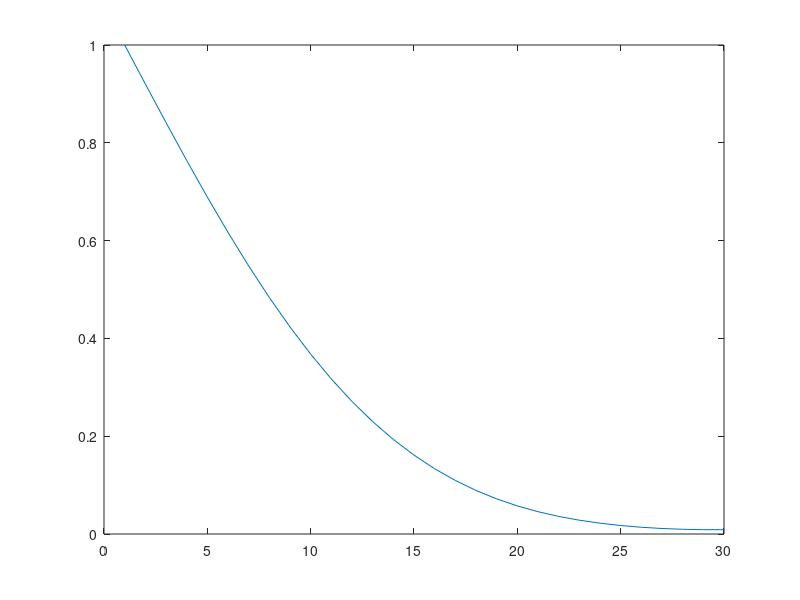

Recreate this plot in MATLAB.
%% 1D Heat Transfer FDM
% by Manuel Diaz
clc; clear; %close all;

%% Domain Grid
L = 30;    % Length
n = 30;    % Nodes
dx = L/n; dt = 0.5;
x  = 1:dx:L;

%% Initial Condition
fo = zeros(1,n);    %old
f  = zeros(1,n); 

%% Constants
alpha = 0.25;
iter = 400;         % time steps

%% Boundary Conditions
twall = 1;
f(1)  = twall;      %Dirichlet BC
fo(1) = twall;      %Dirichlet BC
f(n)  = f(n-1);     %Neumann BC
fo(n) = fo(n-1);    %Neumann BC

%% Main Loop
for k = 2:iter;
    for i = 2:n-1;
        f(i) = fo(i) + dt*alpha*(fo(i+1)-2*fo(i)+fo(i-1))/(dx^2);
    end
    fo = f;         %update domain
    fo(n) = f(n-1); %update BC
end

%% Make pretty figures
plot(x,fo)
